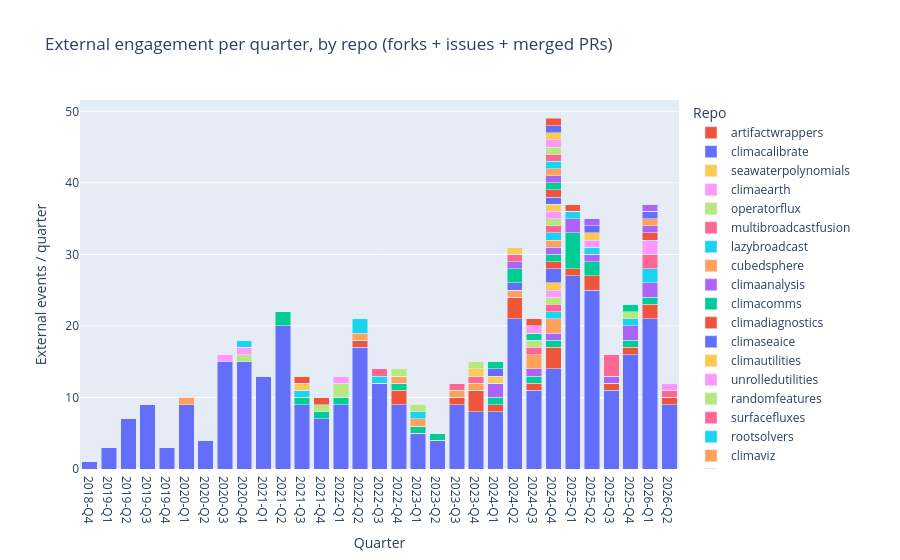

The cell this chart's notebook holds for it:
### Markdown cell above
### External engagement per quarter, by repo

Engagement events (merged PRs, opened issues, repo forks) from logins outside
the CliMA org and CliMA-team set, bucketed quarterly and stacked by repo.
"External" = login is not `CliMA`, is not a bot, and has never merged a PR
against any CliMA repo we've fetched.

### Code cell
def parse_iso(s: str) -> datetime:
    return datetime.fromisoformat(s.replace("Z", "+00:00"))


def quarter_key(dt: datetime) -> str:
    return f"{dt.year}-Q{(dt.month - 1) // 3 + 1}"


# Build the CliMA-team set from PR authors of merged PRs across all fetched
# repos. Anyone who has merged a PR to CliMA is treated as internal for the
# purposes of "external engagement" — the rest is external signal.
prs_root = DATA / "github" / "prs"
clima_logins: set[str] = {"CliMA"}
for repo_dir in prs_root.iterdir():
    for day_file in repo_dir.glob("*.json"):
        for pr in json.loads(day_file.read_text()):
            a = pr.get("author") or {}
            login = a.get("login")
            if login and not a.get("is_bot"):
                clima_logins.add(login)


def is_external(login: str | None) -> bool:
    return bool(login) and login not in clima_logins


# (quarter, repo) -> event count
eng: dict[str, dict[str, int]] = defaultdict(lambda: defaultdict(int))

# Forks
for fk_file in (DATA / "github" / "forks").glob("*.jsonl"):
    for line in fk_file.read_text().splitlines():
        if not line.strip():
            continue
        fk = json.loads(line)
        if fk.get("fork_owner_type") == "Organization" and fk.get("fork_owner") == "CliMA":
            continue
        if not is_external(fk.get("fork_owner")) or not fk.get("fork_created"):
            continue
        repo = (fk.get("repo") or "").replace(".jl", "").lower()
        eng[quarter_key(parse_iso(fk["fork_created"]))][repo] += 1

# Issues
for repo_dir in (DATA / "github" / "issues").iterdir():
    repo = repo_dir.name
    for day_file in repo_dir.glob("*.json"):
        for iss in json.loads(day_file.read_text()):
            a = iss.get("author") or {}
            if a.get("is_bot") or not is_external(a.get("login")):
                continue
            ts = iss.get("createdAt")
            if not ts:
                continue
            eng[quarter_key(parse_iso(ts))][repo] += 1

# Merged PRs
for repo_dir in prs_root.iterdir():
    repo = repo_dir.name
    for day_file in repo_dir.glob("*.json"):
        for pr in json.loads(day_file.read_text()):
            a = pr.get("author") or {}
            if a.get("is_bot") or not is_external(a.get("login")):
                continue
            ts = pr.get("mergedAt")
            if not ts:
                continue
            eng[quarter_key(parse_iso(ts))][repo] += 1

eng_records = [
    {"quarter": q, "repo": r, "events": n}
    for q, repos in eng.items()
    for r, n in repos.items()
]
eng_pivot = (
    pd.DataFrame(eng_records)
    .pivot_table(index="quarter", columns="repo", values="events", fill_value=0)
    .sort_index()
)
eng_order = eng_pivot.sum().sort_values(ascending=False).index.tolist()

fig_eng = go.Figure()
for repo in eng_order:
    fig_eng.add_bar(
        name=repo,
        x=eng_pivot.index.tolist(),
        y=eng_pivot[repo].tolist(),
    )
fig_eng.update_layout(
    barmode="stack",
    title="External engagement per quarter, by repo (forks + issues + merged PRs)",
    xaxis_title="Quarter",
    yaxis_title="External events / quarter",
    legend_title="Repo",
)
fig_eng

### Figure 1 — Plotly figure (JSON) as saved in the notebook; plotly's stock layout.template omitted (floating-point values rounded to 4 significant figures)
{"data": [{"name": "oceananigans", "type": "bar", "x": ["2018-Q4", "2019-Q1", "2019-Q2", "2019-Q3", "2019-Q4", "2020-Q1", "2020-Q2", "2020-Q3", "2020-Q4", "2021-Q1", "2021-Q2", "2021-Q3", "2021-Q4", "2022-Q1", "2022-Q2", "2022-Q3", "2022-Q4", "2023-Q1", "2023-Q2", "2023-Q3", "2023-Q4", "2024-Q1", "2024-Q2", "2024-Q3", "2024-Q4", "2025-Q1", "2025-Q2", "2025-Q3", "2025-Q4", "2026-Q1", "2026-Q2"], "y": [1.0, 3.0, 7.0, 9.0, 3.0, 9.0, 4.0, 15.0, 15.0, 13.0, 20.0, 9.0, 7.0, 9.0, 17.0, 12.0, 9.0, 5.0, 4.0, 9.0, 8.0, 8.0, 21.0, 11.0, 14.0, 27.0, 25.0, 11.0, 16.0, 21.0, 9.0]}, {"name": "climaatmos", "type": "bar", "x": ["2018-Q4", "2019-Q1", "2019-Q2", "2019-Q3", "2019-Q4", "2020-Q1", "2020-Q2", "2020-Q3", "2020-Q4", "2021-Q1", "2021-Q2", "2021-Q3", "2021-Q4", "2022-Q1", "2022-Q2", "2022-Q3", "2022-Q4", "2023-Q1", "2023-Q2", "2023-Q3", "2023-Q4", "2024-Q1", "2024-Q2", "2024-Q3", "2024-Q4", "2025-Q1", "2025-Q2", "2025-Q3", "2025-Q4", "2026-Q1", "2026-Q2"], "y": [0.0, 0.0, 0.0, 0.0, 0.0, 0.0, 0.0, 0.0, 0.0, 0.0, 0.0, 0.0, 0.0, 0.0, 1.0, 0.0, 2.0, 0.0, 0.0, 1.0, 3.0, 1.0, 3.0, 1.0, 3.0, 1.0, 2.0, 1.0, 1.0, 2.0, 1.0]}, {"name": "climacore", "type": "bar", "x": ["2018-Q4", "2019-Q1", "2019-Q2", "2019-Q3", "2019-Q4", "2020-Q1", "2020-Q2", "2020-Q3", "2020-Q4", "2021-Q1", "2021-Q2", "2021-Q3", "2021-Q4", "2022-Q1", "2022-Q2", "2022-Q3", "2022-Q4", "2023-Q1", "2023-Q2", "2023-Q3", "2023-Q4", "2024-Q1", "2024-Q2", "2024-Q3", "2024-Q4", "2025-Q1", "2025-Q2", "2025-Q3", "2025-Q4", "2026-Q1", "2026-Q2"], "y": [0.0, 0.0, 0.0, 0.0, 0.0, 0.0, 0.0, 0.0, 0.0, 0.0, 2.0, 1.0, 1.0, 1.0, 0.0, 0.0, 1.0, 1.0, 1.0, 0.0, 0.0, 1.0, 0.0, 1.0, 1.0, 5.0, 2.0, 0.0, 1.0, 1.0, 0.0]}, {"name": "climaocean", "type": "bar", "x": ["2018-Q4", "2019-Q1", "2019-Q2", "2019-Q3", "2019-Q4", "2020-Q1", "2020-Q2", "2020-Q3", "2020-Q4", "2021-Q1", "2021-Q2", "2021-Q3", "2021-Q4", "2022-Q1", "2022-Q2", "2022-Q3", "2022-Q4", "2023-Q1", "2023-Q2", "2023-Q3", "2023-Q4", "2024-Q1", "2024-Q2", "2024-Q3", "2024-Q4", "2025-Q1", "2025-Q2", "2025-Q3", "2025-Q4", "2026-Q1", "2026-Q2"], "y": [0.0, 0.0, 0.0, 0.0, 0.0, 0.0, 0.0, 0.0, 0.0, 0.0, 0.0, 0.0, 0.0, 0.0, 0.0, 0.0, 0.0, 0.0, 0.0, 0.0, 0.0, 2.0, 0.0, 1.0, 1.0, 2.0, 1.0, 1.0, 2.0, 2.0, 0.0]}, {"name": "calibrateemulatesample", "type": "bar", "x": ["2018-Q4", "2019-Q1", "2019-Q2", "2019-Q3", "2019-Q4", "2020-Q1", "2020-Q2", "2020-Q3", "2020-Q4", "2021-Q1", "2021-Q2", "2021-Q3", "2021-Q4", "2022-Q1", "2022-Q2", "2022-Q3", "2022-Q4", "2023-Q1", "2023-Q2", "2023-Q3", "2023-Q4", "2024-Q1", "2024-Q2", "2024-Q3", "2024-Q4", "2025-Q1", "2025-Q2", "2025-Q3", "2025-Q4", "2026-Q1", "2026-Q2"], "y": [0.0, 0.0, 0.0, 0.0, 0.0, 1.0, 0.0, 0.0, 0.0, 0.0, 0.0, 0.0, 0.0, 0.0, 1.0, 0.0, 1.0, 1.0, 0.0, 1.0, 1.0, 0.0, 1.0, 2.0, 2.0, 0.0, 0.0, 0.0, 0.0, 0.0, 0.0]}, {"name": "ensemblekalmanprocesses", "type": "bar", "x": ["2018-Q4", "2019-Q1", "2019-Q2", "2019-Q3", "2019-Q4", "2020-Q1", "2020-Q2", "2020-Q3", "2020-Q4", "2021-Q1", "2021-Q2", "2021-Q3", "2021-Q4", "2022-Q1", "2022-Q2", "2022-Q3", "2022-Q4", "2023-Q1", "2023-Q2", "2023-Q3", "2023-Q4", "2024-Q1", "2024-Q2", "2024-Q3", "2024-Q4", "2025-Q1", "2025-Q2", "2025-Q3", "2025-Q4", "2026-Q1", "2026-Q2"], "y": [0.0, 0.0, 0.0, 0.0, 0.0, 0.0, 0.0, 0.0, 0.0, 0.0, 0.0, 1.0, 0.0, 0.0, 2.0, 1.0, 0.0, 1.0, 0.0, 0.0, 0.0, 0.0, 0.0, 0.0, 1.0, 1.0, 1.0, 0.0, 1.0, 2.0, 0.0]}, {"name": "climaland", "type": "bar", "x": ["2018-Q4", "2019-Q1", "2019-Q2", "2019-Q3", "2019-Q4", "2020-Q1", "2020-Q2", "2020-Q3", "2020-Q4", "2021-Q1", "2021-Q2", "2021-Q3", "2021-Q4", "2022-Q1", "2022-Q2", "2022-Q3", "2022-Q4", "2023-Q1", "2023-Q2", "2023-Q3", "2023-Q4", "2024-Q1", "2024-Q2", "2024-Q3", "2024-Q4", "2025-Q1", "2025-Q2", "2025-Q3", "2025-Q4", "2026-Q1", "2026-Q2"], "y": [0.0, 0.0, 0.0, 0.0, 0.0, 0.0, 0.0, 0.0, 0.0, 0.0, 0.0, 0.0, 0.0, 0.0, 0.0, 1.0, 0.0, 0.0, 0.0, 1.0, 1.0, 0.0, 0.0, 1.0, 1.0, 0.0, 0.0, 3.0, 0.0, 2.0, 1.0]}, {"name": "climatimesteppers", "type": "bar", "x": ["2018-Q4", "2019-Q1", "2019-Q2", "2019-Q3", "2019-Q4", "2020-Q1", "2020-Q2", "2020-Q3", "2020-Q4", "2021-Q1", "2021-Q2", "2021-Q3", "2021-Q4", "2022-Q1", "2022-Q2", "2022-Q3", "2022-Q4", "2023-Q1", "2023-Q2", "2023-Q3", "2023-Q4", "2024-Q1", "2024-Q2", "2024-Q3", "2024-Q4", "2025-Q1", "2025-Q2", "2025-Q3", "2025-Q4", "2026-Q1", "2026-Q2"], "y": [0.0, 0.0, 0.0, 0.0, 0.0, 0.0, 0.0, 0.0, 1.0, 0.0, 0.0, 0.0, 1.0, 2.0, 0.0, 0.0, 1.0, 1.0, 0.0, 0.0, 0.0, 0.0, 0.0, 1.0, 1.0, 0.0, 0.0, 0.0, 1.0, 0.0, 0.0]}, {"name": "rrtmgp", "type": "bar", "x": ["2018-Q4", "2019-Q1", "2019-Q2", "2019-Q3", "2019-Q4", "2020-Q1", "2020-Q2", "2020-Q3", "2020-Q4", "2021-Q1", "2021-Q2", "2021-Q3", "2021-Q4", "2022-Q1", "2022-Q2", "2022-Q3", "2022-Q4", "2023-Q1", "2023-Q2", "2023-Q3", "2023-Q4", "2024-Q1", "2024-Q2", "2024-Q3", "2024-Q4", "2025-Q1", "2025-Q2", "2025-Q3", "2025-Q4", "2026-Q1", "2026-Q2"], "y": [0.0, 0.0, 0.0, 0.0, 0.0, 0.0, 0.0, 1.0, 1.0, 0.0, 0.0, 0.0, 0.0, 1.0, 0.0, 0.0, 0.0, 0.0, 0.0, 0.0, 0.0, 0.0, 0.0, 0.0, 1.0, 0.0, 1.0, 0.0, 0.0, 2.0, 1.0]}, {"name": "cloudmicrophysics", "type": "bar", "x": ["2018-Q4", "2019-Q1", "2019-Q2", "2019-Q3", "2019-Q4", "2020-Q1", "2020-Q2", "2020-Q3", "2020-Q4", "2021-Q1", "2021-Q2", "2021-Q3", "2021-Q4", "2022-Q1", "2022-Q2", "2022-Q3", "2022-Q4", "2023-Q1", "2023-Q2", "2023-Q3", "2023-Q4", "2024-Q1", "2024-Q2", "2024-Q3", "2024-Q4", "2025-Q1", "2025-Q2", "2025-Q3", "2025-Q4", "2026-Q1", "2026-Q2"], "y": [0.0, 0.0, 0.0, 0.0, 0.0, 0.0, 0.0, 0.0, 0.0, 0.0, 0.0, 1.0, 0.0, 0.0, 0.0, 0.0, 0.0, 0.0, 0.0, 0.0, 1.0, 1.0, 0.0, 0.0, 1.0, 0.0, 1.0, 0.0, 0.0, 0.0, 0.0]}, {"name": "thermodynamics", "type": "bar", "x": ["2018-Q4", "2019-Q1", "2019-Q2", "2019-Q3", "2019-Q4", "2020-Q1", "2020-Q2", "2020-Q3", "2020-Q4", "2021-Q1", "2021-Q2", "2021-Q3", "2021-Q4", "2022-Q1", "2022-Q2", "2022-Q3", "2022-Q4", "2023-Q1", "2023-Q2", "2023-Q3", "2023-Q4", "2024-Q1", "2024-Q2", "2024-Q3", "2024-Q4", "2025-Q1", "2025-Q2", "2025-Q3", "2025-Q4", "2026-Q1", "2026-Q2"], "y": [0.0, 0.0, 0.0, 0.0, 0.0, 0.0, 0.0, 0.0, 0.0, 0.0, 0.0, 0.0, 0.0, 0.0, 0.0, 0.0, 0.0, 0.0, 0.0, 0.0, 0.0, 1.0, 1.0, 0.0, 2.0, 0.0, 1.0, 0.0, 0.0, 0.0, 0.0]}, {"name": "insolation", "type": "bar", "x": ["2018-Q4", "2019-Q1", "2019-Q2", "2019-Q3", "2019-Q4", "2020-Q1", "2020-Q2", "2020-Q3", "2020-Q4", "2021-Q1", "2021-Q2", "2021-Q3", "2021-Q4", "2022-Q1", "2022-Q2", "2022-Q3", "2022-Q4", "2023-Q1", "2023-Q2", "2023-Q3", "2023-Q4", "2024-Q1", "2024-Q2", "2024-Q3", "2024-Q4", "2025-Q1", "2025-Q2", "2025-Q3", "2025-Q4", "2026-Q1", "2026-Q2"], "y": [0.0, 0.0, 0.0, 0.0, 0.0, 0.0, 0.0, 0.0, 0.0, 0.0, 0.0, 1.0, 1.0, 0.0, 0.0, 0.0, 0.0, 0.0, 0.0, 0.0, 0.0, 0.0, 0.0, 0.0, 1.0, 1.0, 0.0, 0.0, 0.0, 1.0, 0.0]}, {"name": "climaparams", "type": "bar", "x": ["2018-Q4", "2019-Q1", "2019-Q2", "2019-Q3", "2019-Q4", "2020-Q1", "2020-Q2", "2020-Q3", "2020-Q4", "2021-Q1", "2021-Q2", "2021-Q3", "2021-Q4", "2022-Q1", "2022-Q2", "2022-Q3", "2022-Q4", "2023-Q1", "2023-Q2", "2023-Q3", "2023-Q4", "2024-Q1", "2024-Q2", "2024-Q3", "2024-Q4", "2025-Q1", "2025-Q2", "2025-Q3", "2025-Q4", "2026-Q1", "2026-Q2"], "y": [0.0, 0.0, 0.0, 0.0, 0.0, 0.0, 0.0, 0.0, 0.0, 0.0, 0.0, 0.0, 0.0, 0.0, 0.0, 0.0, 0.0, 0.0, 0.0, 0.0, 0.0, 1.0, 2.0, 1.0, 1.0, 0.0, 0.0, 0.0, 0.0, 0.0, 0.0]}, {"name": "climacoupler", "type": "bar", "x": ["2018-Q4", "2019-Q1", "2019-Q2", "2019-Q3", "2019-Q4", "2020-Q1", "2020-Q2", "2020-Q3", "2020-Q4", "2021-Q1", "2021-Q2", "2021-Q3", "2021-Q4", "2022-Q1", "2022-Q2", "2022-Q3", "2022-Q4", "2023-Q1", "2023-Q2", "2023-Q3", "2023-Q4", "2024-Q1", "2024-Q2", "2024-Q3", "2024-Q4", "2025-Q1", "2025-Q2", "2025-Q3", "2025-Q4", "2026-Q1", "2026-Q2"], "y": [0.0, 0.0, 0.0, 0.0, 0.0, 0.0, 0.0, 0.0, 0.0, 0.0, 0.0, 0.0, 0.0, 0.0, 0.0, 0.0, 0.0, 0.0, 0.0, 0.0, 0.0, 0.0, 1.0, 0.0, 1.0, 0.0, 1.0, 0.0, 0.0, 1.0, 0.0]}, {"name": "climaviz", "type": "bar", "x": ["2018-Q4", "2019-Q1", "2019-Q2", "2019-Q3", "2019-Q4", "2020-Q1", "2020-Q2", "2020-Q3", "2020-Q4", "2021-Q1", "2021-Q2", "2021-Q3", "2021-Q4", "2022-Q1", "2022-Q2", "2022-Q3", "2022-Q4", "2023-Q1", "2023-Q2", "2023-Q3", "2023-Q4", "2024-Q1", "2024-Q2", "2024-Q3", "2024-Q4", "2025-Q1", "2025-Q2", "2025-Q3", "2025-Q4", "2026-Q1", "2026-Q2"], "y": [0.0, 0.0, 0.0, 0.0, 0.0, 0.0, 0.0, 0.0, 0.0, 0.0, 0.0, 0.0, 0.0, 0.0, 0.0, 0.0, 0.0, 0.0, 0.0, 0.0, 0.0, 0.0, 0.0, 0.0, 1.0, 0.0, 0.0, 0.0, 0.0, 1.0, 0.0]}, {"name": "rootsolvers", "type": "bar", "x": ["2018-Q4", "2019-Q1", "2019-Q2", "2019-Q3", "2019-Q4", "2020-Q1", "2020-Q2", "2020-Q3", "2020-Q4", "2021-Q1", "2021-Q2", "2021-Q3", "2021-Q4", "2022-Q1", "2022-Q2", "2022-Q3", "2022-Q4", "2023-Q1", "2023-Q2", "2023-Q3", "2023-Q4", "2024-Q1", "2024-Q2", "2024-Q3", "2024-Q4", "2025-Q1", "2025-Q2", "2025-Q3", "2025-Q4", "2026-Q1", "2026-Q2"], "y": [0.0, 0.0, 0.0, 0.0, 0.0, 0.0, 0.0, 0.0, 1.0, 0.0, 0.0, 0.0, 0.0, 0.0, 0.0, 0.0, 0.0, 0.0, 0.0, 0.0, 0.0, 0.0, 0.0, 0.0, 1.0, 0.0, 0.0, 0.0, 0.0, 0.0, 0.0]}, {"name": "surfacefluxes", "type": "bar", "x": ["2018-Q4", "2019-Q1", "2019-Q2", "2019-Q3", "2019-Q4", "2020-Q1", "2020-Q2", "2020-Q3", "2020-Q4", "2021-Q1", "2021-Q2", "2021-Q3", "2021-Q4", "2022-Q1", "2022-Q2", "2022-Q3", "2022-Q4", "2023-Q1", "2023-Q2", "2023-Q3", "2023-Q4", "2024-Q1", "2024-Q2", "2024-Q3", "2024-Q4", "2025-Q1", "2025-Q2", "2025-Q3", "2025-Q4", "2026-Q1", "2026-Q2"], "y": [0.0, 0.0, 0.0, 0.0, 0.0, 0.0, 0.0, 0.0, 0.0, 0.0, 0.0, 0.0, 0.0, 0.0, 0.0, 0.0, 0.0, 0.0, 0.0, 0.0, 0.0, 0.0, 1.0, 0.0, 1.0, 0.0, 0.0, 0.0, 0.0, 0.0, 0.0]}, {"name": "randomfeatures", "type": "bar", "x": ["2018-Q4", "2019-Q1", "2019-Q2", "2019-Q3", "2019-Q4", "2020-Q1", "2020-Q2", "2020-Q3", "2020-Q4", "2021-Q1", "2021-Q2", "2021-Q3", "2021-Q4", "2022-Q1", "2022-Q2", "2022-Q3", "2022-Q4", "2023-Q1", "2023-Q2", "2023-Q3", "2023-Q4", "2024-Q1", "2024-Q2", "2024-Q3", "2024-Q4", "2025-Q1", "2025-Q2", "2025-Q3", "2025-Q4", "2026-Q1", "2026-Q2"], "y": [0.0, 0.0, 0.0, 0.0, 0.0, 0.0, 0.0, 0.0, 0.0, 0.0, 0.0, 0.0, 0.0, 0.0, 0.0, 0.0, 0.0, 0.0, 0.0, 0.0, 1.0, 0.0, 0.0, 0.0, 1.0, 0.0, 0.0, 0.0, 0.0, 0.0, 0.0]}, {"name": "unrolledutilities", "type": "bar", "x": ["2018-Q4", "2019-Q1", "2019-Q2", "2019-Q3", "2019-Q4", "2020-Q1", "2020-Q2", "2020-Q3", "2020-Q4", "2021-Q1", "2021-Q2", "2021-Q3", "2021-Q4", "2022-Q1", "2022-Q2", "2022-Q3", "2022-Q4", "2023-Q1", "2023-Q2", "2023-Q3", "2023-Q4", "2024-Q1", "2024-Q2", "2024-Q3", "2024-Q4", "2025-Q1", "2025-Q2", "2025-Q3", "2025-Q4", "2026-Q1", "2026-Q2"], "y": [0.0, 0.0, 0.0, 0.0, 0.0, 0.0, 0.0, 0.0, 0.0, 0.0, 0.0, 0.0, 0.0, 0.0, 0.0, 0.0, 0.0, 0.0, 0.0, 0.0, 0.0, 0.0, 0.0, 1.0, 1.0, 0.0, 0.0, 0.0, 0.0, 0.0, 0.0]}, {"name": "climautilities", "type": "bar", "x": ["2018-Q4", "2019-Q1", "2019-Q2", "2019-Q3", "2019-Q4", "2020-Q1", "2020-Q2", "2020-Q3", "2020-Q4", "2021-Q1", "2021-Q2", "2021-Q3", "2021-Q4", "2022-Q1", "2022-Q2", "2022-Q3", "2022-Q4", "2023-Q1", "2023-Q2", "2023-Q3", "2023-Q4", "2024-Q1", "2024-Q2", "2024-Q3", "2024-Q4", "2025-Q1", "2025-Q2", "2025-Q3", "2025-Q4", "2026-Q1", "2026-Q2"], "y": [0.0, 0.0, 0.0, 0.0, 0.0, 0.0, 0.0, 0.0, 0.0, 0.0, 0.0, 0.0, 0.0, 0.0, 0.0, 0.0, 0.0, 0.0, 0.0, 0.0, 0.0, 0.0, 1.0, 0.0, 1.0, 0.0, 0.0, 0.0, 0.0, 0.0, 0.0]}, {"name": "climaseaice", "type": "bar", "x": ["2018-Q4", "2019-Q1", "2019-Q2", "2019-Q3", "2019-Q4", "2020-Q1", "2020-Q2", "2020-Q3", "2020-Q4", "2021-Q1", "2021-Q2", "2021-Q3", "2021-Q4", "2022-Q1", "2022-Q2", "2022-Q3", "2022-Q4", "2023-Q1", "2023-Q2", "2023-Q3", "2023-Q4", "2024-Q1", "2024-Q2", "2024-Q3", "2024-Q4", "2025-Q1", "2025-Q2", "2025-Q3", "2025-Q4", "2026-Q1", "2026-Q2"], "y": [0.0, 0.0, 0.0, 0.0, 0.0, 0.0, 0.0, 0.0, 0.0, 0.0, 0.0, 0.0, 0.0, 0.0, 0.0, 0.0, 0.0, 0.0, 0.0, 0.0, 0.0, 0.0, 0.0, 0.0, 1.0, 0.0, 0.0, 0.0, 0.0, 1.0, 0.0]}, {"name": "climadiagnostics", "type": "bar", "x": ["2018-Q4", "2019-Q1", "2019-Q2", "2019-Q3", "2019-Q4", "2020-Q1", "2020-Q2", "2020-Q3", "2020-Q4", "2021-Q1", "2021-Q2", "2021-Q3", "2021-Q4", "2022-Q1", "2022-Q2", "2022-Q3", "2022-Q4", "2023-Q1", "2023-Q2", "2023-Q3", "2023-Q4", "2024-Q1", "2024-Q2", "2024-Q3", "2024-Q4", "2025-Q1", "2025-Q2", "2025-Q3", "2025-Q4", "2026-Q1", "2026-Q2"], "y": [0.0, 0.0, 0.0, 0.0, 0.0, 0.0, 0.0, 0.0, 0.0, 0.0, 0.0, 0.0, 0.0, 0.0, 0.0, 0.0, 0.0, 0.0, 0.0, 0.0, 0.0, 0.0, 0.0, 1.0, 1.0, 0.0, 0.0, 0.0, 0.0, 0.0, 0.0]}, {"name": "climacomms", "type": "bar", "x": ["2018-Q4", "2019-Q1", "2019-Q2", "2019-Q3", "2019-Q4", "2020-Q1", "2020-Q2", "2020-Q3", "2020-Q4", "2021-Q1", "2021-Q2", "2021-Q3", "2021-Q4", "2022-Q1", "2022-Q2", "2022-Q3", "2022-Q4", "2023-Q1", "2023-Q2", "2023-Q3", "2023-Q4", "2024-Q1", "2024-Q2", "2024-Q3", "2024-Q4", "2025-Q1", "2025-Q2", "2025-Q3", "2025-Q4", "2026-Q1", "2026-Q2"], "y": [0.0, 0.0, 0.0, 0.0, 0.0, 0.0, 0.0, 0.0, 0.0, 0.0, 0.0, 0.0, 0.0, 0.0, 0.0, 0.0, 0.0, 0.0, 0.0, 0.0, 0.0, 0.0, 0.0, 0.0, 1.0, 0.0, 0.0, 0.0, 1.0, 0.0, 0.0]}, {"name": "climaanalysis", "type": "bar", "x": ["2018-Q4", "2019-Q1", "2019-Q2", "2019-Q3", "2019-Q4", "2020-Q1", "2020-Q2", "2020-Q3", "2020-Q4", "2021-Q1", "2021-Q2", "2021-Q3", "2021-Q4", "2022-Q1", "2022-Q2", "2022-Q3", "2022-Q4", "2023-Q1", "2023-Q2", "2023-Q3", "2023-Q4", "2024-Q1", "2024-Q2", "2024-Q3", "2024-Q4", "2025-Q1", "2025-Q2", "2025-Q3", "2025-Q4", "2026-Q1", "2026-Q2"], "y": [0.0, 0.0, 0.0, 0.0, 0.0, 0.0, 0.0, 0.0, 0.0, 0.0, 0.0, 0.0, 0.0, 0.0, 0.0, 0.0, 0.0, 0.0, 0.0, 0.0, 0.0, 0.0, 0.0, 0.0, 1.0, 0.0, 0.0, 0.0, 0.0, 1.0, 0.0]}, {"name": "cubedsphere", "type": "bar", "x": ["2018-Q4", "2019-Q1", "2019-Q2", "2019-Q3", "2019-Q4", "2020-Q1", "2020-Q2", "2020-Q3", "2020-Q4", "2021-Q1", "2021-Q2", "2021-Q3", "2021-Q4", "2022-Q1", "2022-Q2", "2022-Q3", "2022-Q4", "2023-Q1", "2023-Q2", "2023-Q3", "2023-Q4", "2024-Q1", "2024-Q2", "2024-Q3", "2024-Q4", "2025-Q1", "2025-Q2", "2025-Q3", "2025-Q4", "2026-Q1", "2026-Q2"], "y": [0.0, 0.0, 0.0, 0.0, 0.0, 0.0, 0.0, 0.0, 0.0, 0.0, 0.0, 0.0, 0.0, 0.0, 0.0, 0.0, 0.0, 0.0, 0.0, 0.0, 0.0, 0.0, 0.0, 0.0, 1.0, 0.0, 0.0, 0.0, 0.0, 0.0, 0.0]}, {"name": "lazybroadcast", "type": "bar", "x": ["2018-Q4", "2019-Q1", "2019-Q2", "2019-Q3", "2019-Q4", "2020-Q1", "2020-Q2", "2020-Q3", "2020-Q4", "2021-Q1", "2021-Q2", "2021-Q3", "2021-Q4", "2022-Q1", "2022-Q2", "2022-Q3", "2022-Q4", "2023-Q1", "2023-Q2", "2023-Q3", "2023-Q4", "2024-Q1", "2024-Q2", "2024-Q3", "2024-Q4", "2025-Q1", "2025-Q2", "2025-Q3", "2025-Q4", "2026-Q1", "2026-Q2"], "y": [0.0, 0.0, 0.0, 0.0, 0.0, 0.0, 0.0, 0.0, 0.0, 0.0, 0.0, 0.0, 0.0, 0.0, 0.0, 0.0, 0.0, 0.0, 0.0, 0.0, 0.0, 0.0, 0.0, 0.0, 1.0, 0.0, 0.0, 0.0, 0.0, 0.0, 0.0]}, {"name": "multibroadcastfusion", "type": "bar", "x": ["2018-Q4", "2019-Q1", "2019-Q2", "2019-Q3", "2019-Q4", "2020-Q1", "2020-Q2", "2020-Q3", "2020-Q4", "2021-Q1", "2021-Q2", "2021-Q3", "2021-Q4", "2022-Q1", "2022-Q2", "2022-Q3", "2022-Q4", "2023-Q1", "2023-Q2", "2023-Q3", "2023-Q4", "2024-Q1", "2024-Q2", "2024-Q3", "2024-Q4", "2025-Q1", "2025-Q2", "2025-Q3", "2025-Q4", "2026-Q1", "2026-Q2"], "y": [0.0, 0.0, 0.0, 0.0, 0.0, 0.0, 0.0, 0.0, 0.0, 0.0, 0.0, 0.0, 0.0, 0.0, 0.0, 0.0, 0.0, 0.0, 0.0, 0.0, 0.0, 0.0, 0.0, 0.0, 1.0, 0.0, 0.0, 0.0, 0.0, 0.0, 0.0]}, {"name": "operatorflux", "type": "bar", "x": ["2018-Q4", "2019-Q1", "2019-Q2", "2019-Q3", "2019-Q4", "2020-Q1", "2020-Q2", "2020-Q3", "2020-Q4", "2021-Q1", "2021-Q2", "2021-Q3", "2021-Q4", "2022-Q1", "2022-Q2", "2022-Q3", "2022-Q4", "2023-Q1", "2023-Q2", "2023-Q3", "2023-Q4", "2024-Q1", "2024-Q2", "2024-Q3", "2024-Q4", "2025-Q1", "2025-Q2", "2025-Q3", "2025-Q4", "2026-Q1", "2026-Q2"], "y": [0.0, 0.0, 0.0, 0.0, 0.0, 0.0, 0.0, 0.0, 0.0, 0.0, 0.0, 0.0, 0.0, 0.0, 0.0, 0.0, 0.0, 0.0, 0.0, 0.0, 0.0, 0.0, 0.0, 0.0, 1.0, 0.0, 0.0, 0.0, 0.0, 0.0, 0.0]}, {"name": "climaearth", "type": "bar", "x": ["2018-Q4", "2019-Q1", "2019-Q2", "2019-Q3", "2019-Q4", "2020-Q1", "2020-Q2", "2020-Q3", "2020-Q4", "2021-Q1", "2021-Q2", "2021-Q3", "2021-Q4", "2022-Q1", "2022-Q2", "2022-Q3", "2022-Q4", "2023-Q1", "2023-Q2", "2023-Q3", "2023-Q4", "2024-Q1", "2024-Q2", "2024-Q3", "2024-Q4", "2025-Q1", "2025-Q2", "2025-Q3", "2025-Q4", "2026-Q1", "2026-Q2"], "y": [0.0, 0.0, 0.0, 0.0, 0.0, 0.0, 0.0, 0.0, 0.0, 0.0, 0.0, 0.0, 0.0, 0.0, 0.0, 0.0, 0.0, 0.0, 0.0, 0.0, 0.0, 0.0, 0.0, 0.0, 1.0, 0.0, 0.0, 0.0, 0.0, 0.0, 0.0]}, {"name": "seawaterpolynomials", "type": "bar", "x": ["2018-Q4", "2019-Q1", "2019-Q2", "2019-Q3", "2019-Q4", "2020-Q1", "2020-Q2", "2020-Q3", "2020-Q4", "2021-Q1", "2021-Q2", "2021-Q3", "2021-Q4", "2022-Q1", "2022-Q2", "2022-Q3", "2022-Q4", "2023-Q1", "2023-Q2", "2023-Q3", "2023-Q4", "2024-Q1", "2024-Q2", "2024-Q3", "2024-Q4", "2025-Q1", "2025-Q2", "2025-Q3", "2025-Q4", "2026-Q1", "2026-Q2"], "y": [0.0, 0.0, 0.0, 0.0, 0.0, 0.0, 0.0, 0.0, 0.0, 0.0, 0.0, 0.0, 0.0, 0.0, 0.0, 0.0, 0.0, 0.0, 0.0, 0.0, 0.0, 0.0, 0.0, 0.0, 1.0, 0.0, 0.0, 0.0, 0.0, 0.0, 0.0]}, {"name": "climacalibrate", "type": "bar", "x": ["2018-Q4", "2019-Q1", "2019-Q2", "2019-Q3", "2019-Q4", "2020-Q1", "2020-Q2", "2020-Q3", "2020-Q4", "2021-Q1", "2021-Q2", "2021-Q3", "2021-Q4", "2022-Q1", "2022-Q2", "2022-Q3", "2022-Q4", "2023-Q1", "2023-Q2", "2023-Q3", "2023-Q4", "2024-Q1", "2024-Q2", "2024-Q3", "2024-Q4", "2025-Q1", "2025-Q2", "2025-Q3", "2025-Q4", "2026-Q1", "2026-Q2"], "y": [0.0, 0.0, 0.0, 0.0, 0.0, 0.0, 0.0, 0.0, 0.0, 0.0, 0.0, 0.0, 0.0, 0.0, 0.0, 0.0, 0.0, 0.0, 0.0, 0.0, 0.0, 0.0, 0.0, 0.0, 1.0, 0.0, 0.0, 0.0, 0.0, 0.0, 0.0]}, {"name": "artifactwrappers", "type": "bar", "x": ["2018-Q4", "2019-Q1", "2019-Q2", "2019-Q3", "2019-Q4", "2020-Q1", "2020-Q2", "2020-Q3", "2020-Q4", "2021-Q1", "2021-Q2", "2021-Q3", "2021-Q4", "2022-Q1", "2022-Q2", "2022-Q3", "2022-Q4", "2023-Q1", "2023-Q2", "2023-Q3", "2023-Q4", "2024-Q1", "2024-Q2", "2024-Q3", "2024-Q4", "2025-Q1", "2025-Q2", "2025-Q3", "2025-Q4", "2026-Q1", "2026-Q2"], "y": [0.0, 0.0, 0.0, 0.0, 0.0, 0.0, 0.0, 0.0, 0.0, 0.0, 0.0, 0.0, 0.0, 0.0, 0.0, 0.0, 0.0, 0.0, 0.0, 0.0, 0.0, 0.0, 0.0, 0.0, 1.0, 0.0, 0.0, 0.0, 0.0, 0.0, 0.0]}], "layout": {"barmode": "stack", "legend": {"title": {"text": "Repo"}}, "title": {"text": "External engagement per quarter, by repo (forks + issues + merged PRs)"}, "xaxis": {"title": {"text": "Quarter"}}, "yaxis": {"title": {"text": "External events / quarter"}}}}
